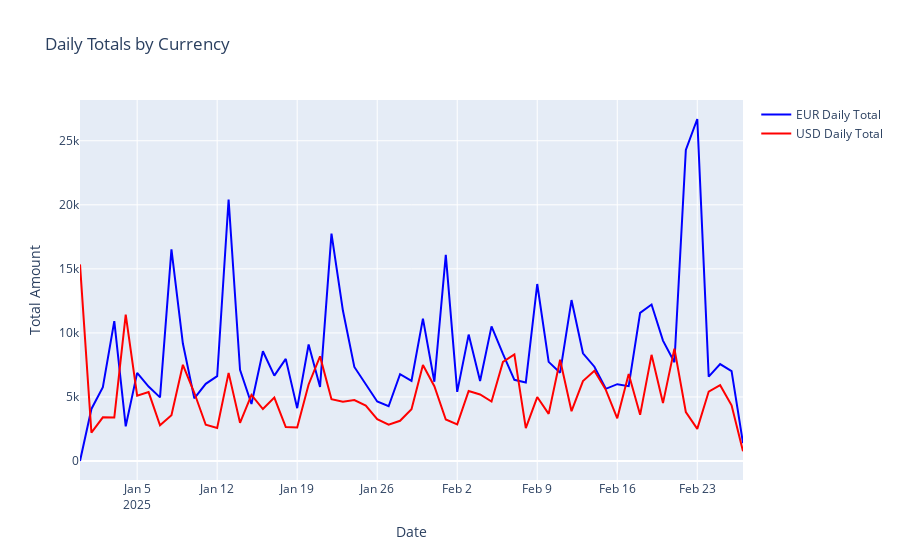

Notebook code for this chart:
### Code cell
daily_totals = filtered_df.groupby(['date', 'currency'])['total'].sum().unstack().reset_index()

fig = go.Figure()

fig.add_trace(go.Scatter(
    x=daily_totals['date'],
    y=daily_totals['eur'],
    name='EUR Daily Total',
    line=dict(color='blue')
))

fig.add_trace(go.Scatter(
    x=daily_totals['date'],
    y=daily_totals['usd'],
    name='USD Daily Total',
    line=dict(color='red')
))

fig.update_layout(
    title='Daily Totals by Currency',
    xaxis_title='Date',
    yaxis_title='Total Amount',
    showlegend=True,
    hovermode='x unified'  
)

fig.show()
